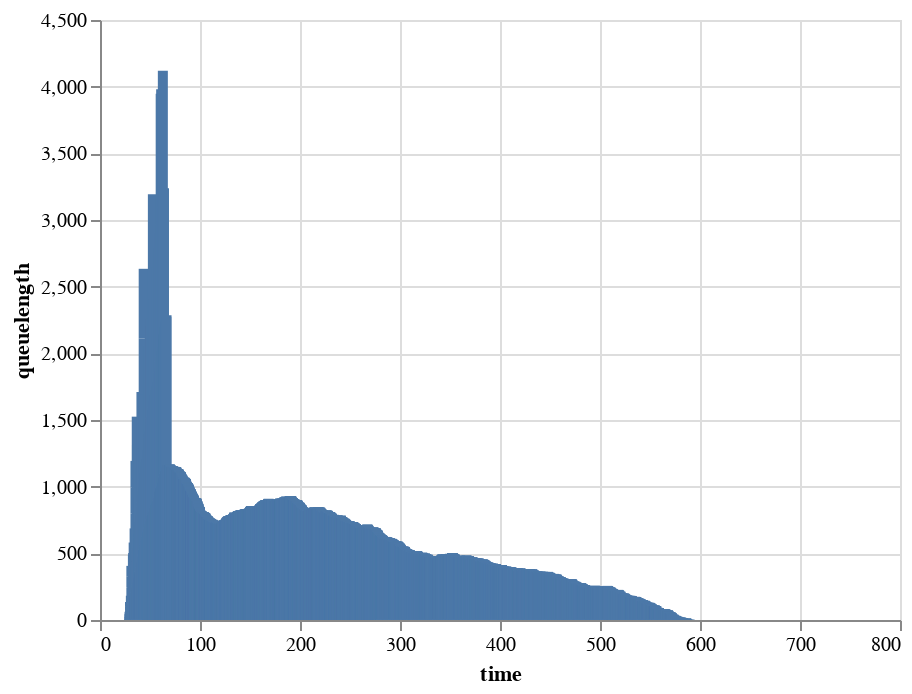

Notebook cell for this chart:
### Markdown cell above
Now we need to sort the values according to time again, since we randomly sampled above.  Then render them to see what the queuelength looked like during the day, organized by time

### Code cell
sorted_lengths = smalldata.sort_values(by=['time'])
alt.Chart(sorted_lengths).mark_bar().encode(
    x="time:Q",
    y='queuelength:Q',
)

### Figure 1 — Vega-Lite specification as saved in the notebook (floating-point values rounded to 4 significant figures; data arrays with more than 128 entries replaced by an {"elided": "..."} marker saying what was removed)
{"$schema": "https://vega.github.io/schema/vega-lite/v2.4.3.json", "config": {"view": {"height": 300, "width": 400}}, "data": {"values": {"elided": "4000 records"}}, "encoding": {"x": {"field": "time", "type": "quantitative"}, "y": {"field": "queuelength", "type": "quantitative"}}, "mark": "bar"}
